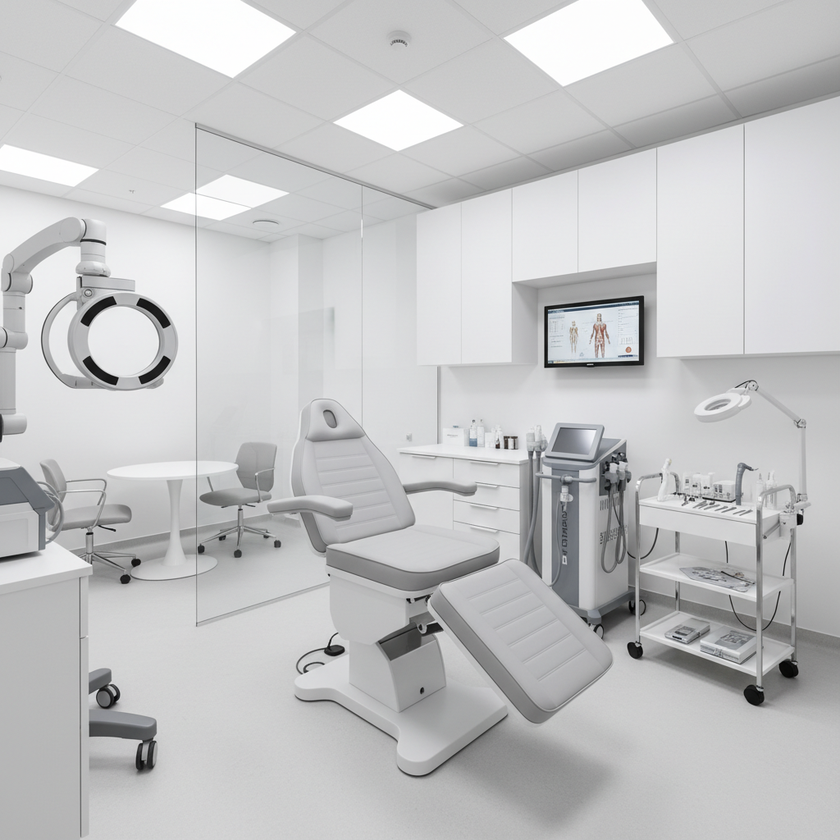
#> input picture public/clinic-treatment-room.png, 840 x 840 px, shrunk from 1024 x 1024 before the run, found by its file name
$ python rotate_images.py
#> lines starting #> are read from the running program, lines starting #| are printed output that depends on the picture
from PIL import Image
import os

# Base directory
public_dir = r"c:\Users\Balu4\Downloads\truglow-hair-clinic\public"

# Images that need 90-degree clockwise rotation (portrait to landscape)
# These are currently in portrait orientation but need to be landscape
images_to_rotate_cw = [
    "clinic-treatment-room.png",  # Treatment procedure photo
    "clinic-equipment.png",        # Equipment photo
]

# Images that might need 90-degree counter-clockwise rotation
images_to_rotate_ccw = [
    # Add any images that need counter-clockwise rotation here
]

print("Starting image rotation...")
print(f"Working directory: {public_dir}\n")

rotated_count = 0
error_count = 0

# Rotate clockwise (90 degrees)
if images_to_rotate_cw:
    print("Rotating images clockwise (90°):")
    for img_name in images_to_rotate_cw:
        img_path = os.path.join(public_dir, img_name)
        if os.path.exists(img_path):
            try:
                img = Image.open(img_path)
#> img is the input picture: PIL image 840x840 RGB; mean R, G, B 194.7, 195.2, 196.1
                original_size = img.size
#> original_size = (840, 840)
                # Rotate 90 degrees clockwise (which is -90 or 270 in PIL)
                rotated = img.rotate(-90, expand=True)
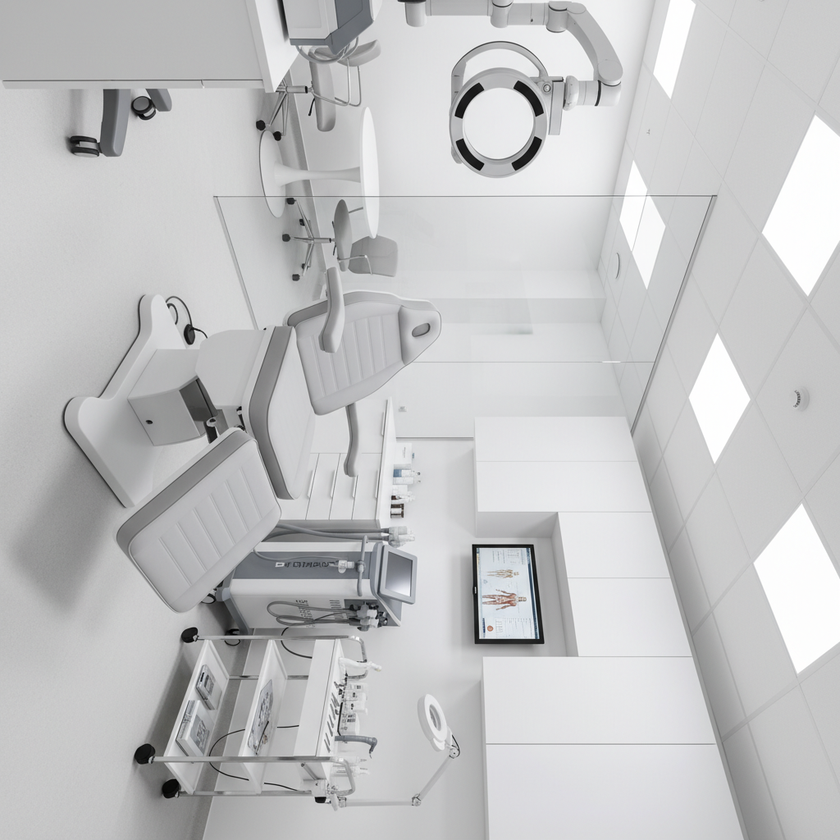
#> rotated: PIL image 840x840 RGB; mean R, G, B 194.7, 195.2, 196.1
                rotated.save(img_path)
                new_size = rotated.size
#> new_size = (840, 840)
                print(f"  ✓ {img_name}: {original_size} → {new_size}")
#|   ✓ clinic-treatment-room.png: (840, 840) → (840, 840)
                rotated_count += 1
            except Exception as e:
                print(f"  ✗ Error rotating {img_name}: {e}")
                error_count += 1
        else:
            print(f"  ✗ File not found: {img_name}")
            error_count += 1
#> pass 2 of the loop `for img_name in images_to_rotate_cw:`:
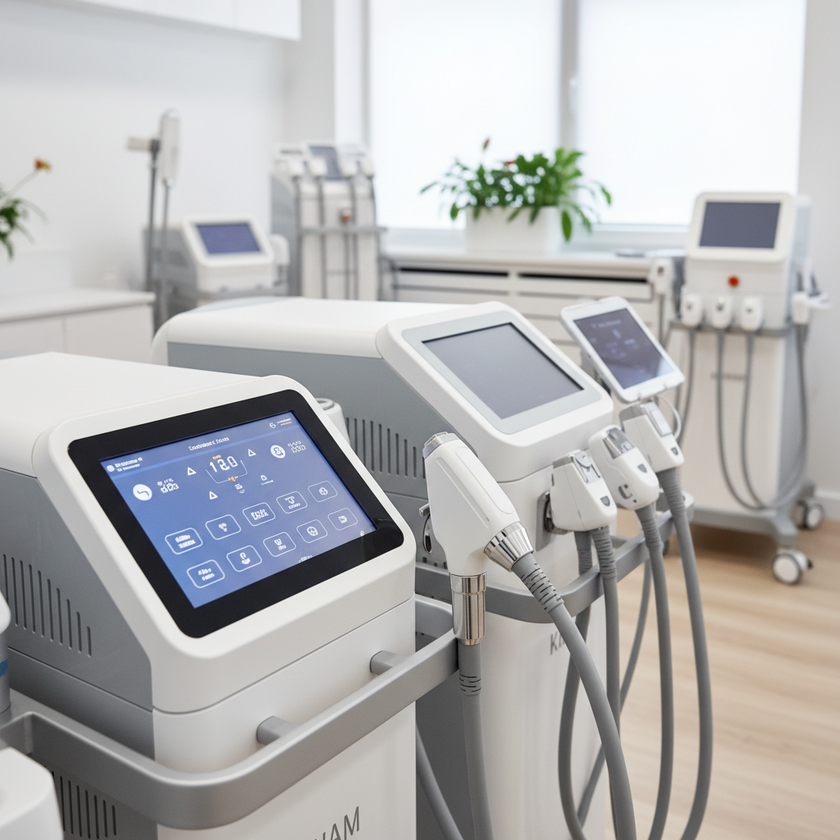
#> input picture public/clinic-equipment.png, 840 x 840 px, shrunk from 1024 x 1024 before the run, found by its file name
#> img is the input picture: PIL image 840x840 RGB; mean R, G, B 179.7, 179.5, 179.7
#> `rotated = img.rotate(-90, expand=True)`:
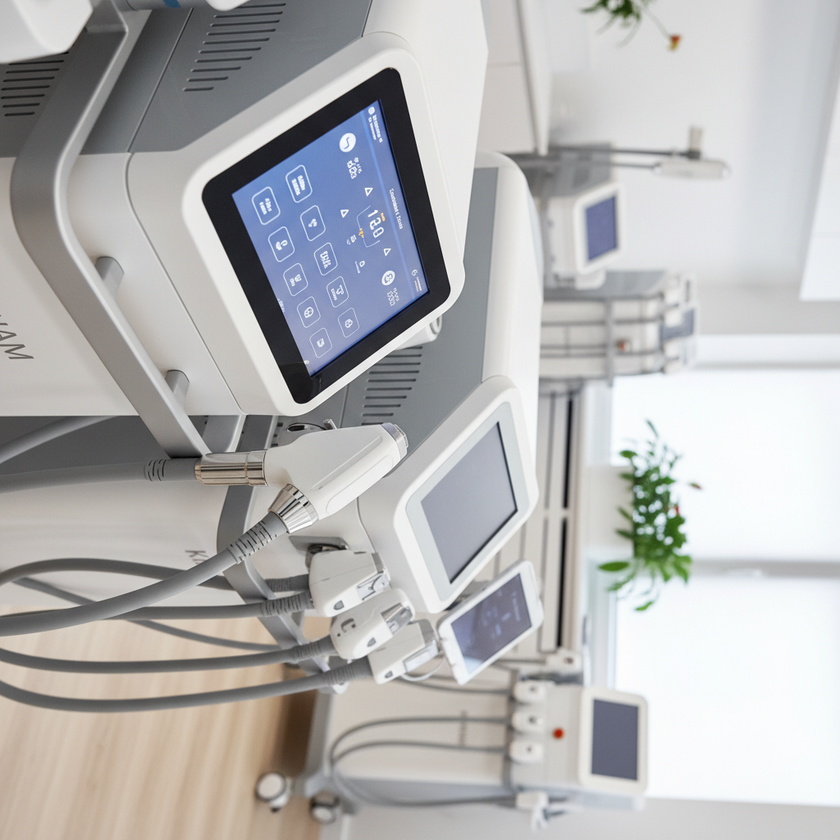
#> rotated: PIL image 840x840 RGB; mean R, G, B 179.7, 179.5, 179.7
#|   ✓ clinic-equipment.png: (840, 840) → (840, 840)

# Rotate counter-clockwise (90 degrees)
if images_to_rotate_ccw:
    print("\nRotating images counter-clockwise (90°):")
    for img_name in images_to_rotate_ccw:
        img_path = os.path.join(public_dir, img_name)
        if os.path.exists(img_path):
            try:
                img = Image.open(img_path)
                original_size = img.size
                # Rotate 90 degrees counter-clockwise
                rotated = img.rotate(90, expand=True)
                rotated.save(img_path)
                new_size = rotated.size
                print(f"  ✓ {img_name}: {original_size} → {new_size}")
                rotated_count += 1
            except Exception as e:
                print(f"  ✗ Error rotating {img_name}: {e}")
                error_count += 1
        else:
            print(f"  ✗ File not found: {img_name}")
            error_count += 1

print(f"\n{'='*50}")
print(f"Rotation complete!")
print(f"Successfully rotated: {rotated_count} images")
if error_count > 0:
    print(f"Errors: {error_count}")
print(f"{'='*50}")
